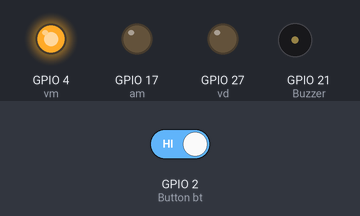
The program below on a simulated Raspberry Pi (BCM pin numbers). On the bench: output pins drawn as LEDs (lit = HIGH), buzzer (waves = sounding, pin HIGH). Dashed ring = blinking. The test bench sets the inputs (shaded band); at power-on: GPIO 2 (Button bt) HIGH.

Above: at 1.2 s.
1.3 s: GPIO 2 (Button bt) driven LOW
At 5.2 s:
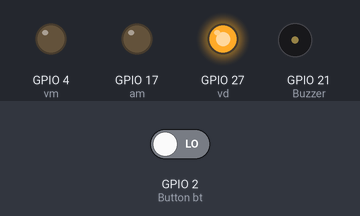
At 7.5 s:
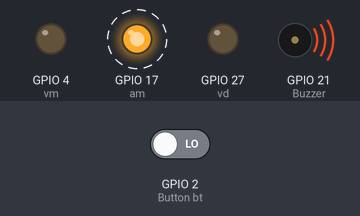
10.5 s: GPIO 2 (Button bt) driven HIGH
At 11.8 s:
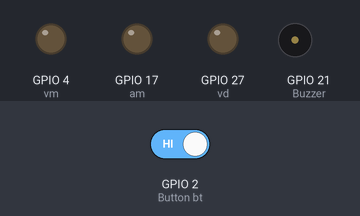
Timing chart, 0 to 23.5 s (numbered marks = the images above; inputs shaded):
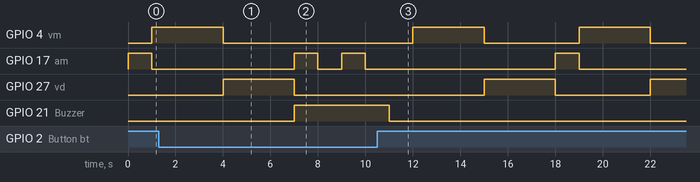

Measured:
- after the input at 1.3 s, GPIO 4 (vm): goes on until 4.0 s, then stays LOW; GPIO 21 (Buzzer): LOW → HIGH after 5.7 s
- after the input at 10.5 s, GPIO 4 (vm): alternates HIGH for 3.0 s and LOW for 4.0 s, starting after 1.5 s; GPIO 27 (vd): LOW → HIGH after 4.5 s, → LOW 3.0 s later, → HIGH 4.0 s later; GPIO 21 (Buzzer): HIGH → LOW after 0.50 s

The program:

trafic.py
```python
from gpiozero import Button, LED, Buzzer
from time import sleep
from signal import pause

am = LED(17)
vm = LED(4)
vd = LED(27)
bt = Button(2)
bz = Buzzer(21)

def blink_am():
	bz.on()
	while bt.is_pressed:
		am.on()
		sleep(1)
		am.off()
		sleep(1)
	bz.off()

while True:
	if bt.is_pressed:
		blink_am()
	else:
		am.on()
	sleep(1)
	am.off()
	vm.on()
	sleep(3)
	vm.off()
	vd.on()
	sleep(3)
	vd.off()
pause()
```
